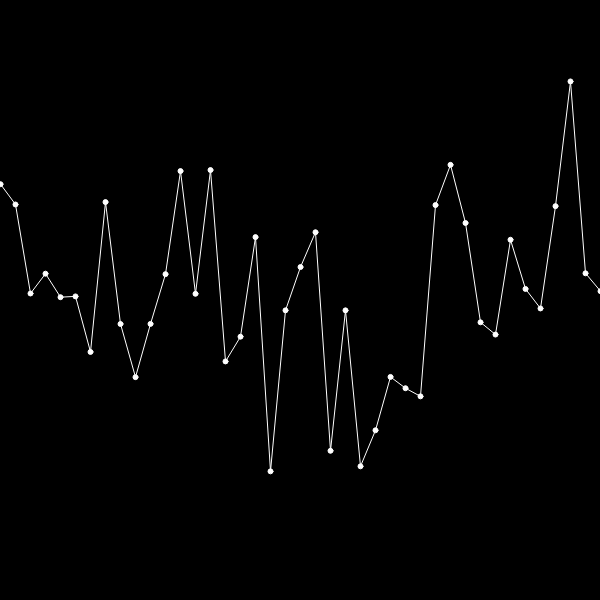
Frame 1 (no input)
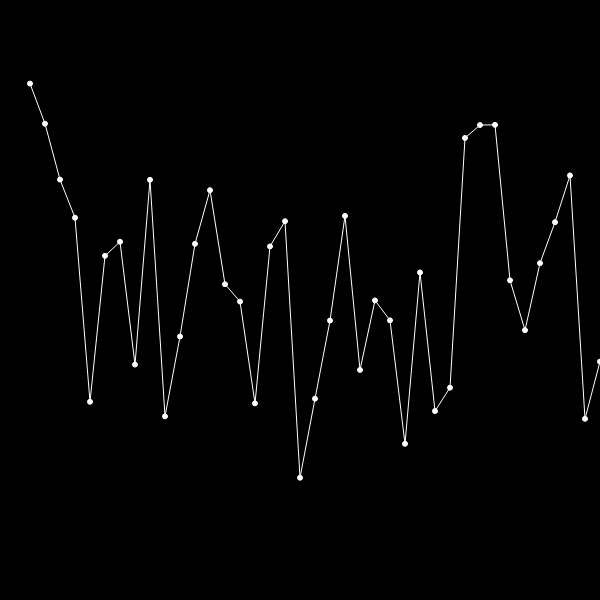
Frame 60 (no input)
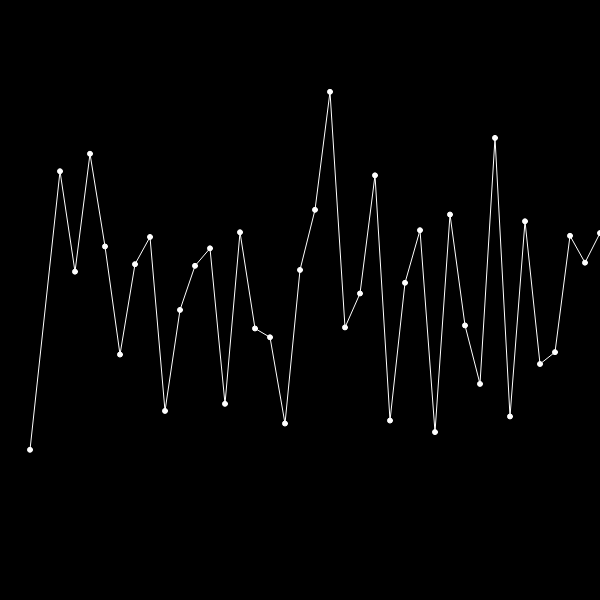
Frame 120 (the mouse pressed at the canvas centre since frame 60)

The p5.js sketch that drew these frames (run headless with seeded random() and noise() and a simulated clock; from frame 60 on, the mouse is pressed at the canvas centre):

// p5.js sketch
// ── sketch.js
var dots = [];
var xoff = 15;
var xmove = 0.5;

function setup() {
	createCanvas(600, 600);

	for (var i = 0; i < 50; i++) {
		dots.push(new Dot());
		dots[i].x += xoff * i;
		dots[i].y = map(dots[i].initNoise, 0, 1, 0, height);
	}

}

function draw() {
	background(0);
	color(255);
	stroke(255);
	fill(255);

	while(dots[0].x == 30) {
		dots.pop();
		dots.unshift(new Dot())
	}

	for (var i = 0; i < dots.length; i++) {
		dots[i].x += xmove;
		dots[i].y = map(noise(dots[i].initNoise), 0, 1, 0, height);
		dots[i].initNoise += 0.01
		ellipse(dots[i].x, dots[i].y, 5, 5);
	}

	noFill();
	beginShape();
	for (var i = 0; i < dots.length; i++) {
		vertex(dots[i].x, dots[i].y);
	}
	endShape();
}


function Dot() {
	this.x = 0;
	this.y = 0;
	this.initNoise = random(100);
}
